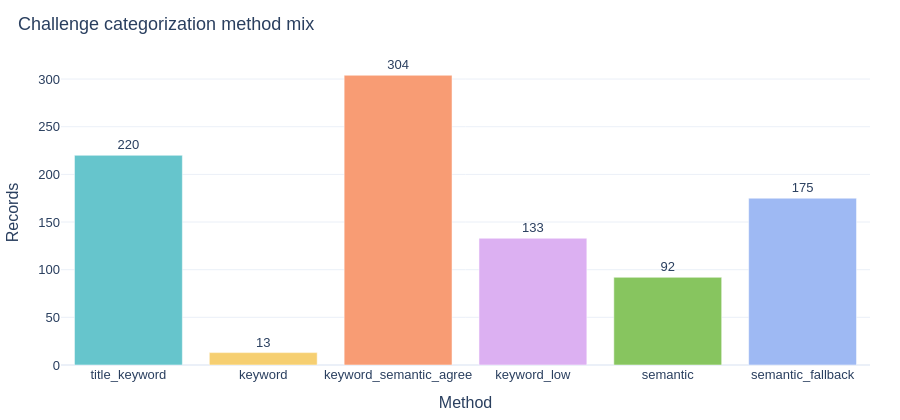
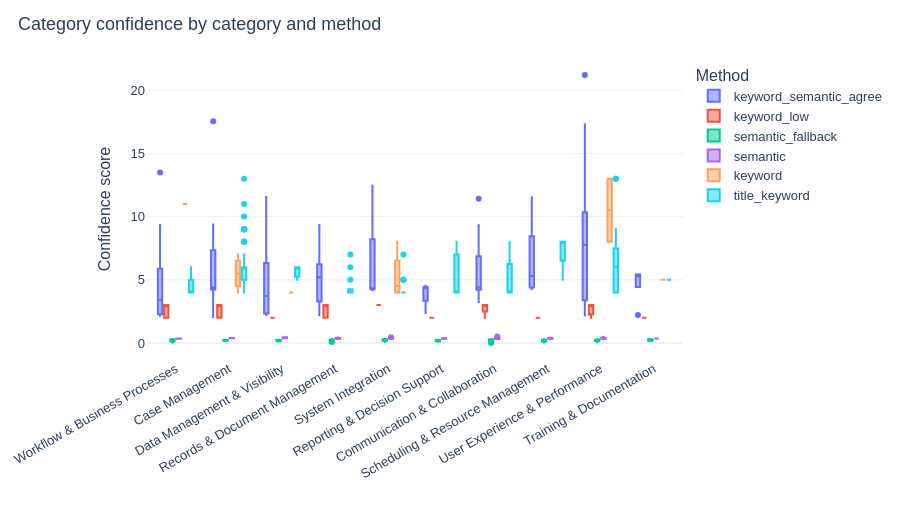

Notebook cell for these charts, in order:
### Markdown cell above
## How categories were assigned

### Code cell
method_order = [
    "title_keyword",
    "keyword",
    "keyword_semantic_agree",
    "keyword_low",
    "semantic",
    "semantic_fallback",
]
methods = (
    challenges["Category_Method"]
    .value_counts()
    .reindex(method_order)
    .fillna(0)
    .astype(int)
    .reset_index()
)
methods.columns = ["method", "count"]

fig = px.bar(
    methods,
    x="method",
    y="count",
    text="count",
    title="Challenge categorization method mix",
    color="method",
    color_discrete_sequence=px.colors.qualitative.Pastel,
)
fig.update_traces(textposition="outside", showlegend=False)
fig.update_layout(xaxis_title="Method", yaxis_title="Records", height=420)
show(fig, "category_methods")

fig_c = px.box(
    challenges,
    x="Category",
    y="Category_Confidence",
    color="Category_Method",
    title="Category confidence by category and method",
    category_orders={"Category": CATEGORY_ORDER},
)
fig_c.update_layout(
    xaxis_title="",
    yaxis_title="Confidence score",
    height=520,
    xaxis_tickangle=-30,
    legend_title="Method",
)
show(fig_c, "category_confidence")

### Figure 1 — Plotly figure (JSON) as saved in the notebook; plotly's stock layout.template omitted (floating-point values rounded to 4 significant figures)
{"data": [{"hovertemplate": "method=%{x}<br>count=%{text}<extra></extra>", "legendgroup": "title_keyword", "marker": {"color": "rgb(102, 197, 204)", "pattern": {"shape": ""}}, "name": "title_keyword", "orientation": "v", "showlegend": false, "text": [220.0], "textposition": "outside", "type": "bar", "x": ["title_keyword"], "xaxis": "x", "y": [220], "yaxis": "y"}, {"hovertemplate": "method=%{x}<br>count=%{text}<extra></extra>", "legendgroup": "keyword", "marker": {"color": "rgb(246, 207, 113)", "pattern": {"shape": ""}}, "name": "keyword", "orientation": "v", "showlegend": false, "text": [13.0], "textposition": "outside", "type": "bar", "x": ["keyword"], "xaxis": "x", "y": [13], "yaxis": "y"}, {"hovertemplate": "method=%{x}<br>count=%{text}<extra></extra>", "legendgroup": "keyword_semantic_agree", "marker": {"color": "rgb(248, 156, 116)", "pattern": {"shape": ""}}, "name": "keyword_semantic_agree", "orientation": "v", "showlegend": false, "text": [304.0], "textposition": "outside", "type": "bar", "x": ["keyword_semantic_agree"], "xaxis": "x", "y": [304], "yaxis": "y"}, {"hovertemplate": "method=%{x}<br>count=%{text}<extra></extra>", "legendgroup": "keyword_low", "marker": {"color": "rgb(220, 176, 242)", "pattern": {"shape": ""}}, "name": "keyword_low", "orientation": "v", "showlegend": false, "text": [133.0], "textposition": "outside", "type": "bar", "x": ["keyword_low"], "xaxis": "x", "y": [133], "yaxis": "y"}, {"hovertemplate": "method=%{x}<br>count=%{text}<extra></extra>", "legendgroup": "semantic", "marker": {"color": "rgb(135, 197, 95)", "pattern": {"shape": ""}}, "name": "semantic", "orientation": "v", "showlegend": false, "text": [92.0], "textposition": "outside", "type": "bar", "x": ["semantic"], "xaxis": "x", "y": [92], "yaxis": "y"}, {"hovertemplate": "method=%{x}<br>count=%{text}<extra></extra>", "legendgroup": "semantic_fallback", "marker": {"color": "rgb(158, 185, 243)", "pattern": {"shape": ""}}, "name": "semantic_fallback", "orientation": "v", "showlegend": false, "text": [175.0], "textposition": "outside", "type": "bar", "x": ["semantic_fallback"], "xaxis": "x", "y": [175], "yaxis": "y"}], "layout": {"barmode": "relative", "font": {"family": "IBM Plex Sans, Helvetica, Arial, sans-serif", "size": 13}, "height": 420, "legend": {"title": {"text": "method"}, "tracegroupgap": 0}, "margin": {"b": 40, "l": 40, "r": 30, "t": 60}, "title": {"text": "Challenge categorization method mix", "x": 0.02, "xanchor": "left"}, "xaxis": {"anchor": "y", "categoryarray": ["title_keyword", "keyword", "keyword_semantic_agree", "keyword_low", "semantic", "semantic_fallback"], "categoryorder": "array", "domain": [0, 1], "title": {"text": "Method"}}, "yaxis": {"anchor": "x", "domain": [0, 1], "title": {"text": "Records"}}}}

### Figure 2 — Plotly figure (JSON) as saved in the notebook; plotly's stock layout.template omitted (floating-point values rounded to 4 significant figures; data arrays with more than 128 entries replaced by an {"elided": "..."} marker saying what was removed)
{"data": [{"alignmentgroup": "True", "hovertemplate": "Category_Method=keyword_semantic_agree<br>Category=%{x}<br>Category_Confidence=%{y}<extra></extra>", "legendgroup": "keyword_semantic_agree", "marker": {"color": "#636efa"}, "name": "keyword_semantic_agree", "notched": false, "offsetgroup": "keyword_semantic_agree", "orientation": "v", "showlegend": true, "type": "box", "x": {"elided": "304 str values"}, "x0": " ", "xaxis": "x", "y": {"elided": "304 float values"}, "y0": " ", "yaxis": "y"}, {"alignmentgroup": "True", "hovertemplate": "Category_Method=keyword_low<br>Category=%{x}<br>Category_Confidence=%{y}<extra></extra>", "legendgroup": "keyword_low", "marker": {"color": "#EF553B"}, "name": "keyword_low", "notched": false, "offsetgroup": "keyword_low", "orientation": "v", "showlegend": true, "type": "box", "x": {"elided": "133 str values"}, "x0": " ", "xaxis": "x", "y": {"elided": "133 float values"}, "y0": " ", "yaxis": "y"}, {"alignmentgroup": "True", "hovertemplate": "Category_Method=semantic_fallback<br>Category=%{x}<br>Category_Confidence=%{y}<extra></extra>", "legendgroup": "semantic_fallback", "marker": {"color": "#00cc96"}, "name": "semantic_fallback", "notched": false, "offsetgroup": "semantic_fallback", "orientation": "v", "showlegend": true, "type": "box", "x": {"elided": "175 str values"}, "x0": " ", "xaxis": "x", "y": {"elided": "175 float values"}, "y0": " ", "yaxis": "y"}, {"alignmentgroup": "True", "hovertemplate": "Category_Method=semantic<br>Category=%{x}<br>Category_Confidence=%{y}<extra></extra>", "legendgroup": "semantic", "marker": {"color": "#ab63fa"}, "name": "semantic", "notched": false, "offsetgroup": "semantic", "orientation": "v", "showlegend": true, "type": "box", "x": ["User Experience & Performance", "Reporting & Decision Support", "Case Management", "Communication & Collaboration", "Scheduling & Resource Management", "Communication & Collaboration", "System Integration", "Training & Documentation", "Records & Document Management", "Data Management & Visibility", "Data Management & Visibility", "System Integration", "System Integration", "Data Management & Visibility", "User Experience & Performance", "User Experience & Performance", "Communication & Collaboration", "Communication & Collaboration", "User Experience & Performance", "Records & Document Management", "User Experience & Performance", "Reporting & Decision Support", "Records & Document Management", "System Integration", "Records & Document Management", "Communication & Collaboration", "Records & Document Management", "Records & Document Management", "Communication & Collaboration", "Records & Document Management", "Scheduling & Resource Management", "Communication & Collaboration", "System Integration", "System Integration", "Communication & Collaboration", "Records & Document Management", "Reporting & Decision Support", "Workflow & Business Processes", "System Integration", "Records & Document Management", "System Integration", "Records & Document Management", "Scheduling & Resource Management", "Records & Document Management", "Communication & Collaboration", "Records & Document Management", "User Experience & Performance", "User Experience & Performance", "User Experience & Performance", "System Integration", "Records & Document Management", "Records & Document Management", "Case Management", "User Experience & Performance", "Records & Document Management", "System Integration", "Communication & Collaboration", "Communication & Collaboration", "Records & Document Management", "System Integration", "Records & Document Management", "System Integration", "Records & Document Management", "Records & Document Management", "Records & Document Management", "Records & Document Management", "Records & Document Management", "Communication & Collaboration", "User Experience & Performance", "Records & Document Management", "Communication & Collaboration", "Reporting & Decision Support", "System Integration", "System Integration", "Communication & Collaboration", "Scheduling & Resource Management", "Records & Document Management", "Workflow & Business Processes", "Scheduling & Resource Management", "Scheduling & Resource Management", "System Integration", "System Integration", "System Integration", "System Integration", "Records & Document Management", "Records & Document Management", "Records & Document Management", "Scheduling & Resource Management", "Communication & Collaboration", "Records & Document Management", "Records & Document Management", "Records & Document Management"], "x0": " ", "xaxis": "x", "y": [0.4242, 0.3475, 0.3711, 0.3743, 0.3233, 0.3494, 0.4381, 0.3517, 0.3228, 0.3792, 0.3962, 0.3641, 0.3322, 0.4663, 0.418, 0.3458, 0.3791, 0.3715, 0.4463, 0.3718, 0.3947, 0.3252, 0.3709, 0.3921, 0.3818, 0.3282, 0.3266, 0.4005, 0.5114, 0.4222, 0.3462, 0.3226, 0.3836, 0.436, 0.3793, 0.3384, 0.3781, 0.3506, 0.3915, 0.4098, 0.3856, 0.3933, 0.3552, 0.4258, 0.3666, 0.4011, 0.3266, 0.3566, 0.3388, 0.379, 0.3434, 0.367, 0.3884, 0.3947, 0.36, 0.3872, 0.422, 0.3234, 0.3364, 0.3302, 0.3473, 0.3943, 0.4307, 0.3798, 0.3222, 0.3451, 0.3349, 0.3304, 0.4693, 0.3867, 0.3212, 0.3926, 0.3475, 0.35, 0.3215, 0.3927, 0.3763, 0.3327, 0.3461, 0.3791, 0.3837, 0.4387, 0.3539, 0.466, 0.3932, 0.3377, 0.388, 0.417, 0.3261, 0.4074, 0.3863, 0.3784], "y0": " ", "yaxis": "y"}, {"alignmentgroup": "True", "hovertemplate": "Category_Method=keyword<br>Category=%{x}<br>Category_Confidence=%{y}<extra></extra>", "legendgroup": "keyword", "marker": {"color": "#FFA15A"}, "name": "keyword", "notched": false, "offsetgroup": "keyword", "orientation": "v", "showlegend": true, "type": "box", "x": ["Case Management", "User Experience & Performance", "User Experience & Performance", "System Integration", "System Integration", "Case Management", "Data Management & Visibility", "Case Management", "Workflow & Business Processes", "System Integration", "Case Management", "Training & Documentation", "System Integration"], "x0": " ", "xaxis": "x", "y": [5.0, 8.0, 13.0, 4.0, 4.0, 7.0, 4.0, 6.0, 11.0, 5.0, 4.0, 5.0, 8.0], "y0": " ", "yaxis": "y"}, {"alignmentgroup": "True", "hovertemplate": "Category_Method=title_keyword<br>Category=%{x}<br>Category_Confidence=%{y}<extra></extra>", "legendgroup": "title_keyword", "marker": {"color": "#19d3f3"}, "name": "title_keyword", "notched": false, "offsetgroup": "title_keyword", "orientation": "v", "showlegend": true, "type": "box", "x": {"elided": "220 str values"}, "x0": " ", "xaxis": "x", "y": {"elided": "220 float values"}, "y0": " ", "yaxis": "y"}], "layout": {"boxmode": "group", "font": {"family": "IBM Plex Sans, Helvetica, Arial, sans-serif", "size": 13}, "height": 520, "legend": {"title": {"text": "Method"}, "tracegroupgap": 0}, "margin": {"b": 40, "l": 40, "r": 30, "t": 60}, "title": {"text": "Category confidence by category and method", "x": 0.02, "xanchor": "left"}, "xaxis": {"anchor": "y", "categoryarray": ["Workflow & Business Processes", "Case Management", "Data Management & Visibility", "Records & Document Management", "System Integration", "Reporting & Decision Support", "Communication & Collaboration", "Scheduling & Resource Management", "User Experience & Performance", "Training & Documentation"], "categoryorder": "array", "domain": [0, 1], "tickangle": -30, "title": {"text": ""}}, "yaxis": {"anchor": "x", "domain": [0, 1], "title": {"text": "Confidence score"}}}}
